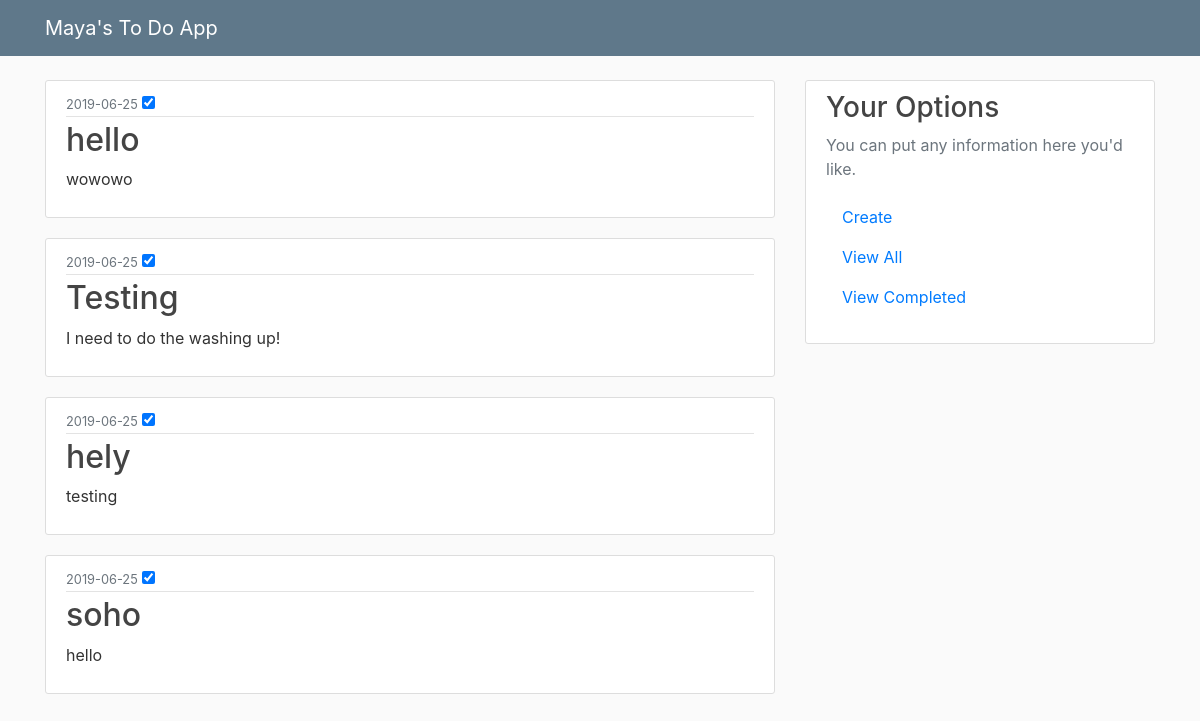
Page /view_completed on the earlier database version.
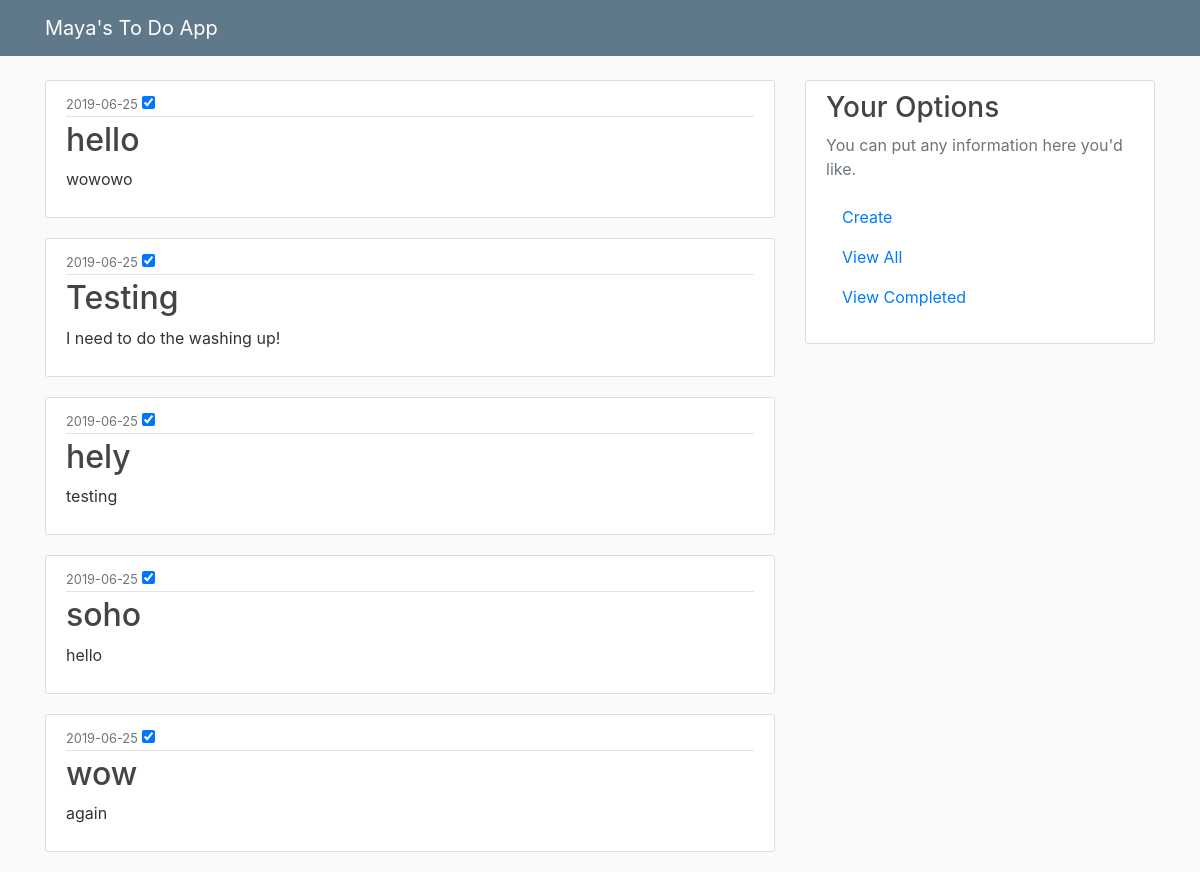
Same page on the later database version.
### app.py (models this page shows, shortened)
class Items(db.Model):
    id = db.Column(db.Integer, primary_key=True)
    title = db.Column(db.String(20), unique=False, nullable=False)
    content = db.Column(db.String(120), unique=True, nullable=False)
    date_posted = db.Column(db.DateTime, nullable=False, default=datetime.utcnow)
    complete = db.Column(db.Boolean, unique=False, default=False)

### app.py (the view)
@app.route("/view_completed")
def view_completed():
    posts = Items.query.all()
    return render_template('view_completed.html', posts=posts)

### templates/view_completed.html
{% extends "layout.html" %}
{% block content %}
    {% for post in posts %}
        <article class="media content-section">
          <div class="media-body">
            <div class="article-metadata">
              <small class="text-muted">{{ post.date_posted.strftime('%Y-%m-%d') }}</small> <input type="checkbox" checked>
            </div>
            <h2><a class="article-title" href="#">{{ post.title }}</a></h2>
            <p class="article-content">{{ post.content }}</p>
          </div>
        </article>
    {% endfor %}
{% endblock content %}

Differences in the rows shown:
added Items: date_posted "2019-06-25", title "wow", content "again"
